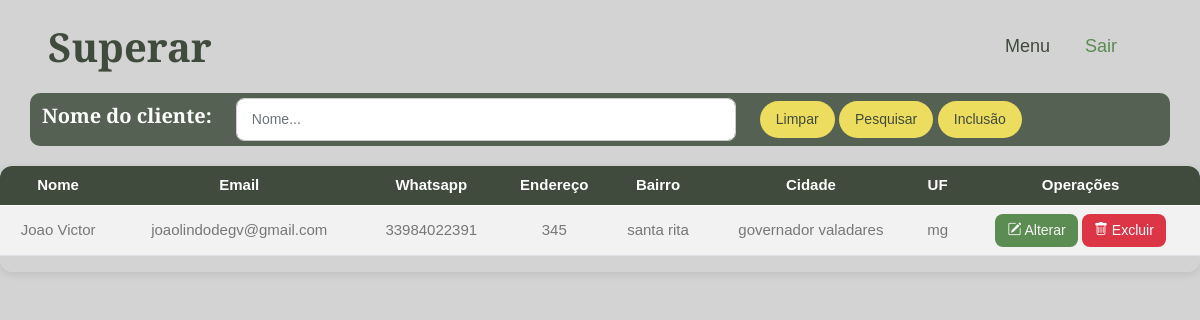
Page /cliselect.php (signed in) on the committed database.
### tables this page shows
CREATE TABLE `cliente` (
  `id` int(11) NOT NULL,
  `nome` varchar(100) NOT NULL,
  `email` varchar(100) NOT NULL,
  `whatsapp` varchar(12) NOT NULL,
  `endereco` varchar(4) NOT NULL,
  `bairro` varchar(50) NOT NULL,
  `cidade` varchar(50) NOT NULL,
  `uf` varchar(2) NOT NULL
);

### cliselect.php (the view, shortened to what this page needs)
<?php
include('connect.php');
$sql = 'SELECT id, nome, email, whatsapp, endereco, bairro, cidade, uf
  from cliente ORDER BY nome ASC';
$pesqnome = '';
$result = mysqli_query($con, $sql);
?>
<!DOCTYPE html>
<html lang="en">
<head>
    <link href="https://cdnjs.cloudflare.com/ajax/libs/font-awesome/5.10.0/css/all.min.css" rel="stylesheet">
    <link href="https://cdn.jsdelivr.net/npm/bootstrap-icons@1.4.1/font/bootstrap-icons.css" rel="stylesheet">
    <link href="lib/animate/animate.min.css" rel="stylesheet">
    <link href="lib/owlcarousel/assets/owl.carousel.min.css" rel="stylesheet">
    <link href="lib/lightbox/css/lightbox.min.css" rel="stylesheet">
    <link href="css/bootstrap.min.css" rel="stylesheet">
    <link href="css/style.css" rel="stylesheet">
</head>
<body>
    <nav class="navbar navbar-expand-lg  navbar-light sticky-top px-4 px-lg-5">
        <h1 class="m-0">Superar</h1>
        <div class="collapse navbar-collapse" id="navbarCollapse">
            <div class="navbar-nav ms-auto p-4 p-lg-0">
                <a href="menu.php" class="nav-item nav-link">Menu</a>
                <a href="logout.php" class="nav-item nav-link active">Sair</a>
            </div>
        </div>
    </nav>
    <div class="text-center mx-auto wow fadeInUp" data-wow-delay="0.1s">
        <div class="container" style="background-color: transparent;">
            <form method="post" action="">
                <div class="row align-items-center" style="background-color: #556152; padding-top:5px; padding-bottom:5px; border-radius: 10px;">
                    <div class="col-auto">
                        <h5 style="color: white;">Nome do cliente:</h5>
                    </div>
                    <div class="col-auto">
                        <div class="autocomplete-wrapper">
                            <div class="col-auto">
                                <input type="text" id="search" id="pesqnome" name="pesqnome" class="form-control" placeholder="Nome..." style="width: 500px;" value="<?php echo $pesqnome; ?>">
                            </div>
                        </div>
                    </div>
                    <div class="col-auto">
                        <a href="lanselect.php" class="btn btn-secondary rounded-pill py-2 px-3">Limpar</a>
                        <button class="btn btn-secondary rounded-pill py-2 px-3" type="submit" name="submit">Pesquisar</button>
                        <a href="cliinsert.php" class="btn btn-secondary rounded-pill py-2 px-3">Inclusão</a>
                    </div>
                </div>
            </form>
        </div>
    </div>
    <div class="table-container">
        <table class="table table-striped table-hover align-middle">
            <thead>
                <tr>
                    <th scope="col">Nome</th>
                    <th scope="col">Email</th>
                    <th scope="col">Whatsapp</th>
                    <th scope="col">Endereço</th>
                    <th scope="col">Bairro</th>
                    <th scope="col">Cidade</th>
                    <th scope="col">UF</th>
                    <th scope="col">Operações</th>
                </tr>
            </thead>
            <tbody>
                <?php
                if ($result && mysqli_num_rows($result) > 0) {
                    while ($row = mysqli_fetch_assoc($result)) {
                        echo "<tr>
                  <td>{$row['nome']}</td>
                  <td>{$row['email']}</td>
                  <td>{$row['whatsapp']}</td>
                  <td>{$row['endereco']}</td>
                  <td>{$row['bairro']}</td>
                  <td>{$row['cidade']}</td>
                  <td>{$row['uf']}</td>
                  <td>
                      <a href='cliupdate.php?updateid={$row['id']}' class='btn btn-sm btn-primary'>
                        <i class='bi bi-pencil-square'></i> Alterar
                      </a>
                      <a href='clidelete.php?deleteid={$row['id']}' class='btn btn-sm btn-danger'>
                        <i class='bi bi-trash'></i> Excluir
                      </a>
                  </td>
                </tr>";
                    }
                } else {
                    echo "<tr><td colspan='9' class='text-center'>Nenhuma despesa encontrada.</td></tr>";
                }
                ?>
            </tbody>
        </table>
    </div>
</body>
</html>

### css/style.css (style rules this page uses)
:root { --primary: #5B8C51; --secondary: #EDDD5E; --light: #F7F7F7; --dark: #404A3D; }
body { margin: 0; font-family: Poppins, sans-serif; background-color: #D3D3D3; }
.btn { transition: .5s; font-weight: 500; }
.btn-primary, .btn-outline-primary:hover { color: var(--light); }
.btn-secondary, .btn-outline-secondary:hover { color: var(--dark); }
.navbar.sticky-top { top: -100px; transition: .5s; }
.navbar .navbar-nav .nav-link { margin-right: 35px; padding: 25px 0; color: var(--dark); font-size: 18px; font-weight: 500; outline: none; }
.navbar .navbar-nav .nav-link:hover, .navbar .navbar-nav .nav-link.active { color: var(--primary); }

### cliselect.php (style rules this page uses)
#search { border-radius: 8px; padding: 10px 15px; width: 100%; box-sizing: border-box; border: 1px solid #ccc; font-size: 14px; }
.autocomplete-wrapper { position: relative; width: 500px; margin: 0 auto; }
.table-container { width: 100%; overflow-x: auto; margin-top: 20px; border-radius: 12px; box-shadow: 0 2px 8px rgba(0, 0, 0, 0.1); }
table { width: 100%; border-collapse: collapse; background: #fff; font-family: "Poppins", sans-serif; font-size: 15px; color: #333; }
thead { background: #404A3D; color: #fff; }
thead th { padding: 14px; text-align: center; font-weight: 600; }
td { padding: 12px 14px; text-align: center; }
.btn { padding: 6px 12px; border-radius: 8px; border: none; cursor: pointer; font-size: 14px; font-weight: 500; transition: 0.2s; }

### rows in the picture
cliente: nome "Joao Victor", email "joaolindodegv@gmail.com", whatsapp "33984022391", endereco "345", bairro "santa rita", cidade "governador valadares", uf "mg"
